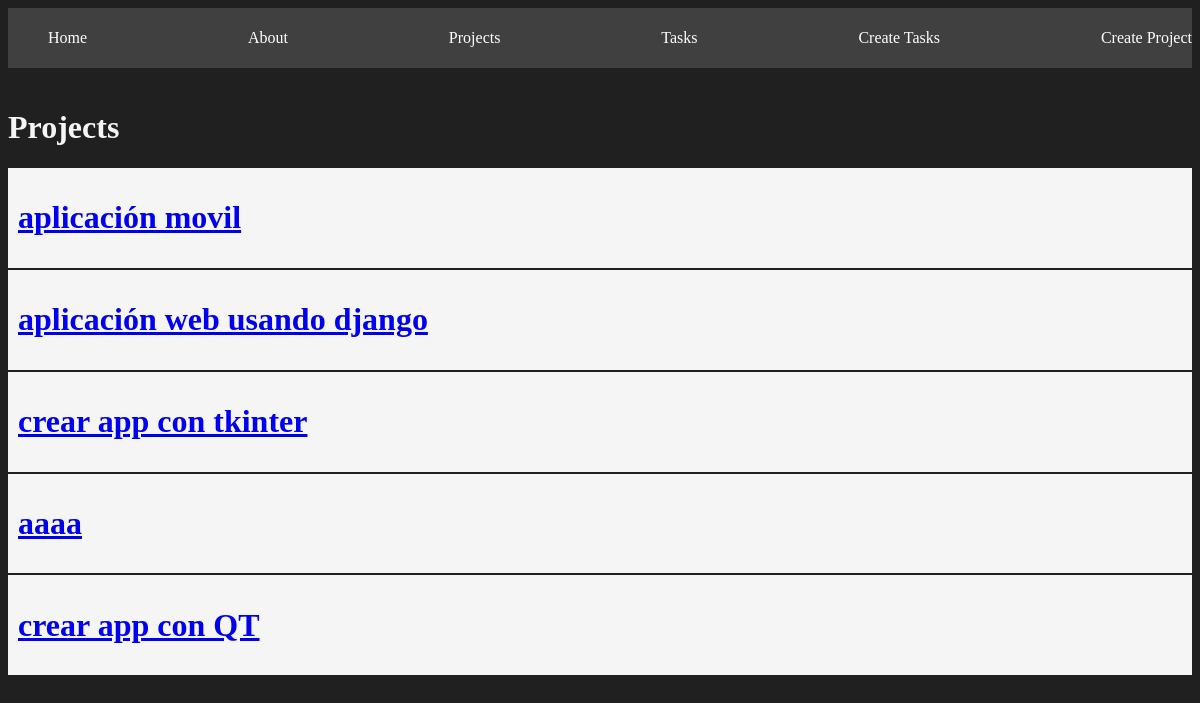
/projects/, run on the app's committed database.
### myapp/models.py (models this page shows, shortened)
class Project(models.Model):
    name = models.CharField(max_length=200)

### myapp/views.py (the view)
# urls.py: path('projects/', views.projects, name="projects"),
def projects(request):
    projects = Project.objects.all()
    return render(request, 'projects/projects.html', {
        'projects': projects
    })

### myapp/templates/projects/projects.html
{% extends 'layouts/base.html' %} {% block content %}
<h1>Projects</h1>
{% for project in projects %}
<div class="card">
  <a href="{% url 'project_detail' project.id %}"><h1>{{project.name}}</h1></a>
</div>
{% endfor %} {% endblock %}

### myapp/static/styles/main.css (style rules this page uses)
body { background: #202020; color: whitesmoke; }
.card { background: whitesmoke; color: #202020; padding: 10px; margin-bottom: 2px; }

### data on the page
Project: name "aplicación movil"
Project: name "aplicación web usando django"
Project: name "crear app con tkinter"
Project: name "aaaa"
Project: name "crear app con QT"
